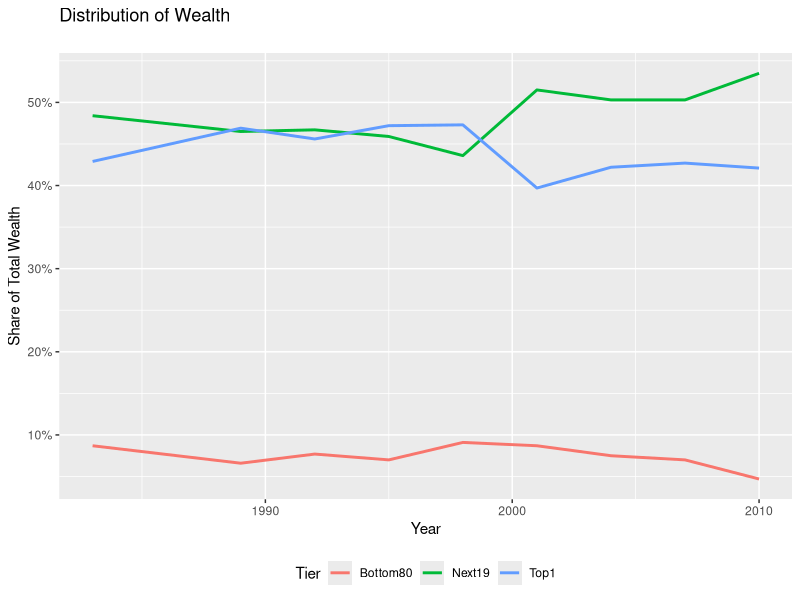

This figure's R source:
## ---- chunk 1
library(dplyr)
library(tidyr)
library(knitr)
library(stringr)
library(ggplot2)
## ---- chunk 2
UCAP         <- read.csv('./UCAP.csv', stringsAsFactors = FALSE, header = FALSE, skip = 2)
UCAP_headers <- read.csv('./UCAP.csv', stringsAsFactors = FALSE, header = FALSE, nrows = 2)
UCAP_names   <- c("Month_Year", rep("", length(UCAP_headers)-1))

for (i in 2:length(UCAP_headers)) {
  UCAP_names[i] = paste(UCAP_headers[1, i], UCAP_headers[2, i], sep = "-")
}

names(UCAP) <- UCAP_names
## ---- chunk 3
UCAP <- UCAP %>% gather(Auction_Location, Price, 2:13)
## ---- chunk 4
UCAP$Year     <- str_extract(UCAP$Month_Year, "[[:digit:]]{4}")
UCAP$Month    <- str_extract(UCAP$Month_Year, "[[:alpha:]]+")
UCAP$Auction  <- str_sub(UCAP$Auction_Location, 1, str_locate(UCAP$Auction_Location, "-")[, 1] - 1)
UCAP$Location <- str_sub(UCAP$Auction_Location, str_locate(UCAP$Auction_Location, "-")[, 1] + 1)
UCAP$Price    <- extract_numeric(UCAP$Price)

UCAP          <- UCAP %>% select(Year, Month, Auction, Location, Price)
## ---- chunk 5
UCAP_month <- UCAP %>% 
  group_by(Location, Month) %>%
  summarize(Mean = mean(Price, na.rm = TRUE)) %>%
  arrange(desc(Mean))

UCAP_month[seq(1, nrow(UCAP_month), 12), 1:2]
## ---- chunk 6
UCAP_diff <- UCAP %>%
  group_by(Location) %>%
  filter(Location == "NYC" | Location == "ROS") %>%
  summarize(Mean=mean(Price, na.rm = TRUE))

UCAP_diff[1, 2] - UCAP_diff[2,2]
## ---- chunk 7
UCAP %>%
  group_by(Year) %>%
  summarize(Mean = mean(Price, na.rm = TRUE)) %>%
  arrange(desc(Mean)) %>%
  top_n(3)
## ---- chunk 8
UCAP %>%
  group_by(Auction) %>%
  filter(Auction == "Monthly" | Auction == "Spot") %>%
  summarize(Variance = var(Price, na.rm = TRUE)) %>%
  arrange(desc(Variance))
## ---- chunk 9
auction <- read.csv('./untidy_auction_data.csv', stringsAsFactors = FALSE, header = TRUE)
## ---- chunk 10
lot_info <- auction %>% select(Lot, Description)
auction  <- auction %>% select(Lot, Range, Price)
## ---- chunk 11
auction$Low  <- str_trim(str_sub(auction$Range, 1, str_locate(auction$Range, "-")[, 1] - 1))
auction$High <- str_trim(str_sub(auction$Range, str_locate(auction$Range, "-")[, 1] + 1))
auction <- auction %>% select(Lot, Low, High, Price)

auction <- auction %>% gather(Value, Price, -Lot) %>% arrange(Lot, Value)
auction$Price <- extract_numeric(auction$Price)
## ---- chunk 12
auction <- auction %>% group_by(Value) %>% summarize(Sum = sum(Price))

HighDiff <- round((auction[auction$Value == "High", 2] - auction[auction$Value == "Price", 2]) / 
                    auction[auction$Value == "Price", 2], 4) * 100
LowDiff <- round((auction[auction$Value == "Low", 2] - auction[auction$Value == "Price", 2]) / 
                   auction[auction$Value == "Price", 2], 4) * 100
## ---- chunk 13
wealth <- read.csv('./wealth.csv', stringsAsFactors = FALSE, header = FALSE, skip = 2)
names(wealth) <- c('Year', 'Top1', 'Next19', 'Bottom80')
## ---- chunk 14
for (i in 2:4) {
  wealth[, i] <- extract_numeric(wealth[, i]) / 100
}
## ---- chunk 15
wealth <- wealth %>% gather(Tier, Share, -Year)
## ---- chunk 16
ggplot(wealth, aes(x = Year, y = Share, col = Tier)) + geom_line(size = 1) + theme(legend.position = "bottom") + scale_y_continuous("Share of Total Wealth", labels = scales::percent) + ggtitle("Distribution of Wealth\n")
